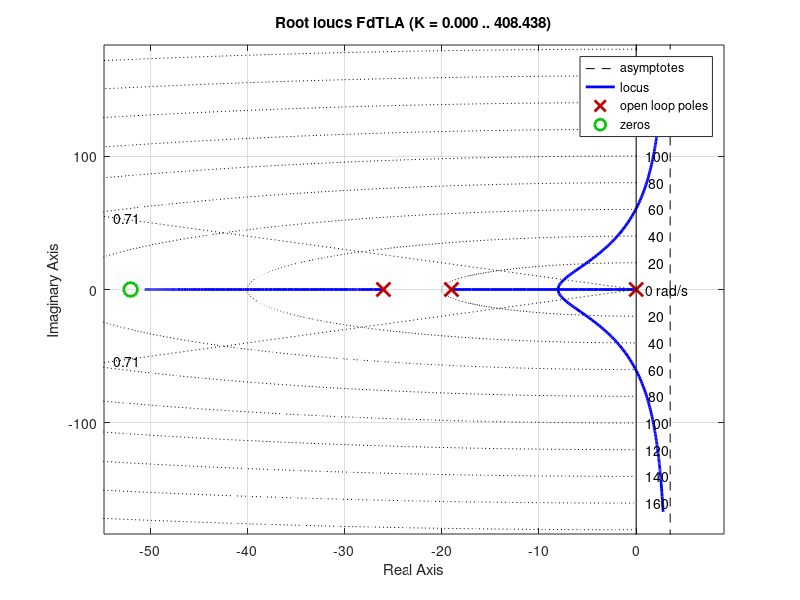
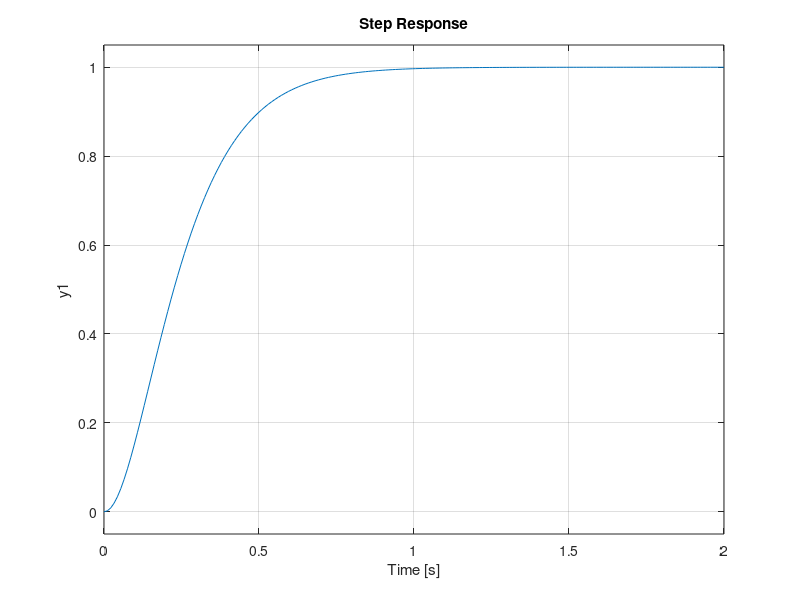
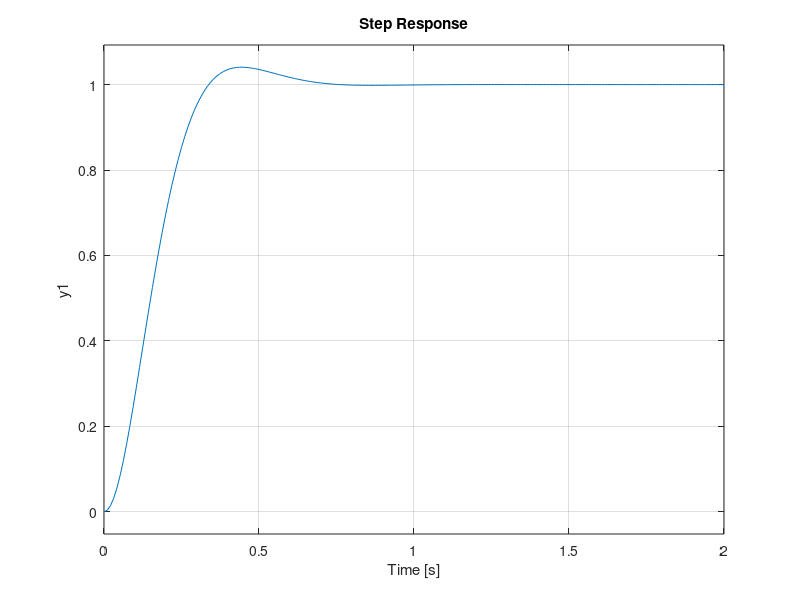
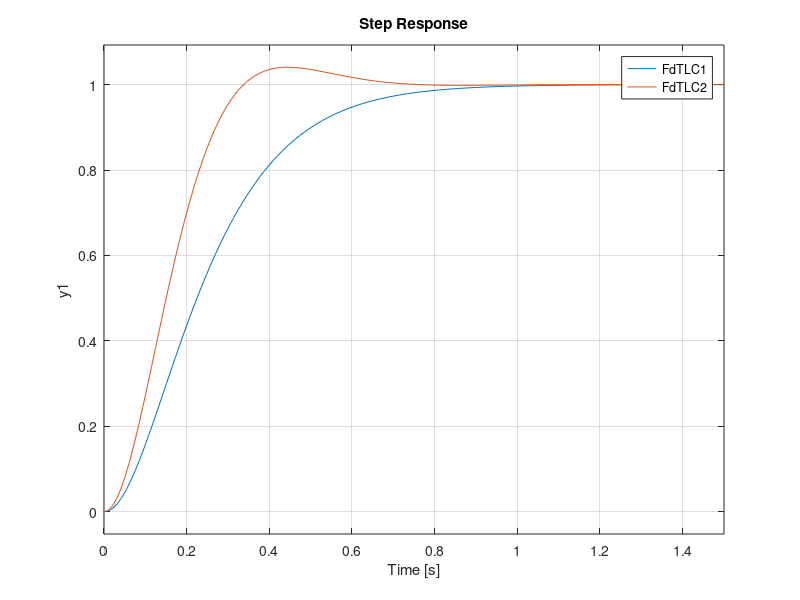

Reproduce these figures in MATLAB, in order.
# P4 - EJERCICIO 4: COMPENSADOR PI
clear all; close all; clc
pkg load control

s = tf('s');

# Requerimientos:
# CASO 1: SIN SOBREPASAMIENTO
# - Respuesta criticamente amortiguada -> raices reales e iguales
# - Tiempo de establecimiento ts minimo

# CASO 2: SOBREPASAMIENTO MAX 4%
# - Respuesta sobreamortiguada -> raices reales y distintas
# - Tiempo de establecimiento ts minimo
psita = 0.707

# COMPENSADOR PI = Kp * (s+1/Ti)/s

# A) FdT PLANTA:
G =  (66*s+3432) / (s^3+47*s^2+584*s+988)

# B) FdT DEL PI:
# 1. Polo dominante
pole(G)
Pd = -2;
Ti = -1/Pd

# 2. PI sin Kp
PI = (s+1/Ti)/s

# C) FdTLA:
FdTLA = minreal(PI*G)

# D) L.R DE LA FdTLA:
figure(1)
rlocus(FdTLA);
sgrid(psita, [])


# CASO 1: SIN SOBREPASAMIENTO
# 1. Punto de Diseño
s1 = -8.04;

# 2. Ganancia K: Aplico condicion de modulo con FdTLA
Kp1 = 1/abs((66*s1+3432) / (s1^3+45*s1^2+494*s1))


# 3. PI con Kp
PI1 = Kp1*PI;

# E) VALIDACION Y SIMULACION:
FdTLC1 = minreal(feedback(PI1*G, 1))
pole(FdTLC1)
figure(2)
step(FdTLC1, 2)


# CASO 2: SOBREPASAMIENTO MAX 4%
# 1. Punto de Diseño
s2 = -7.42+7.42*i;

# 2. Ganancia K: Aplico condicion de modulo con FdTLA
Kp2 = 1/abs((66*s2+3432) / (s2^3+45*s2^2+494*s2))

# 3. PI con Kp
PI2 = Kp2*PI;

# E) VALIDACION Y SIMULACION:
FdTLC2 = minreal(feedback(PI2*G, 1))
pole(FdTLC2)
figure(3)
step(FdTLC2, 2)

# Comparo ambos juntos
figure(4)
step(FdTLC1, FdTLC2, 1.5)
